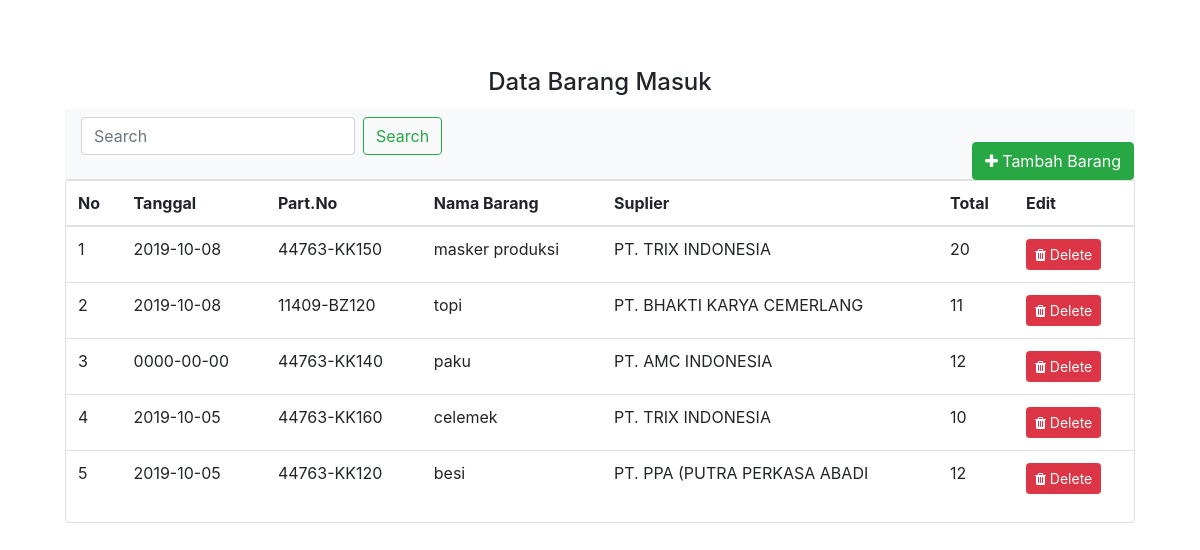
The page /index.php/barangmasuk on the database its author committed.
### tables this page shows
CREATE TABLE `barang_masuk` (
  `id_brgmasuk` int(11) NOT NULL,
  `part_no` varchar(15) DEFAULT NULL,
  `id_suplier` varchar(50) DEFAULT NULL,
  `total` int(11) DEFAULT NULL,
  `tanggal` date NOT NULL
);

CREATE TABLE `barang` (
  `id_barang` int(12) NOT NULL,
  `part_no` varchar(15) NOT NULL,
  `nama_barang` varchar(18) NOT NULL,
  `total` varchar(20) NOT NULL
);

CREATE TABLE `suplier` (
  `id_suplier` varchar(50) NOT NULL DEFAULT 'NULL',
  `nama_suplier` varchar(50) DEFAULT NULL,
  `alamat` varchar(50) DEFAULT NULL,
  `no.tlp` varchar(50) DEFAULT NULL
);

### application/controllers/Barangmasuk.php (called while the page is built, shortened)
<?php
class Barangmasuk extends CI_Controller {
    public function index(){
        $data['search'] = $this->input->get('search');
        $data['Barang']=$this->db->query("SELECT barang_masuk.id_brgmasuk, barang_masuk.total, barang_masuk.tanggal, barang_masuk.part_no, suplier.nama_suplier,barang.nama_barang from barang_masuk join suplier on barang_masuk.id_suplier=suplier.id_suplier JOIN barang on barang_masuk.part_no=barang.part_no where nama_barang like '%".$data['search']."%'")->result();
   $data['barang']=$this->db->query("select * from barang")->result();
   $data['supplier']=$this->db->query("select * from suplier")->result();
		$this->load->view('barang/v_data_barang_masuk',$data);
      }
}

### index.php (called while the page is built, shortened)
<?php
require_once BASEPATH.'core/CodeIgniter.php';

### application/views/barang/v_data_barang_masuk.php (the view, shortened to what this page needs)
  <header>
    <body>
      <main>
        <div class="container my-5">
         <div class="card-body text-center">
           <h4 class="card-title">Data Barang Masuk</h4>
           <div><?php echo $this->session->flashdata('msg'); ?>
           <nav class="navbar navbar-light bg-light">
            <form method="GET" action="<?php echo base_url()?>index.php/barang/" class="form-inline">
              <input name="search" class="form-control mr-sm-2" type="search" placeholder="Search" aria-label="Search">
              <button class="btn btn-outline-success my-2 my-sm-0" type="submit">Search</button>
            </form>
          </nav>
          <div class="card">
            <button id="add__new__list" type="button" class="btn btn-success position-absolute" data-toggle="modal" data-target=".bd-example-modal-lg"><i class="fa fa-plus"></i> Tambah Barang</button>
            <table class="table table-hover">
              <thead>
                <tr>
                  <th scope="col">No</th>
                  <th scope="col">Tanggal </th>
                  <th scope="col">Part.No </th>
                  <th scope="col">Nama Barang</th>
                  <th scope="col">Suplier</th>
                  <th scope="col">Total </th>
                  <th scope="col">Edit </th>
                </tr>
              </thead>
              <tbody>
                <tbody>
                  <?php if (empty($Barang)) { ?>
                    <tr>
                      <td colspan="8">Data Belum Ada</td>
                    </tr>
                    <?php
                  } else {
                    $no = 0;
                    foreach ($Barang as $rowBarang) {
                      $no++;
                      ?>
                      <tr>
                       <td><?php echo $no ?></td>
                       <td><?php echo $rowBarang->tanggal ?></td>
                       <td><?php echo $rowBarang->part_no ?></td>
                       <td><?php echo $rowBarang->nama_barang ?></td>
                       <td><?php echo $rowBarang->nama_suplier ?></td>
                       <td><?php echo $rowBarang->total ?></td>
                       <td>
                        <a class="btn btn-sm btn-danger" href="<?php echo base_url() ?>index.php/barangmasuk/hapus/<?php echo $rowBarang->id_brgmasuk ?>"><i class="fa fa-trash"></i> Delete</a>
                      </td>
                    </tr>
                  <?php }} ?>
                </tbody>
              </table>
            </div>
</main>

### application/views/sniphets/header.php (style rules this page uses)
body { background-image:url(https://1.bp.blogspot.com/-0YCdtdhDACI/XBu1HlhqlvI/AAAAAAAAFc8/wyvO83_zCbokYkWcciN8cgHMqh1EPZBCACLcBGAs/s1600/PT.%2BSanoh%2BIndonesia.png); background-size: 100%; }
#add__new__list { top: -38px; right: 0px; }

### rows shown on the page
barang_masuk: tanggal "2019-10-08", part_no "44763-KK150", barang.nama_barang "masker produksi", id_suplier.nama_suplier "PT. TRIX INDONESIA", total "20"
barang_masuk: tanggal "2019-10-08", part_no "11409-BZ120", barang.nama_barang "topi", id_suplier.nama_suplier "PT. BHAKTI KARYA CEMERLANG", total "11"
barang_masuk: tanggal "0000-00-00", part_no "44763-KK140", barang.nama_barang "paku", id_suplier.nama_suplier "PT. AMC INDONESIA", total "12"
barang_masuk: tanggal "2019-10-05", part_no "44763-KK160", barang.nama_barang "celemek", id_suplier.nama_suplier "PT. TRIX INDONESIA", total "10"
barang_masuk: tanggal "2019-10-05", part_no "44763-KK120", barang.nama_barang "besi", id_suplier.nama_suplier "PT. PPA (PUTRA PERKASA ABADI", total "12"
